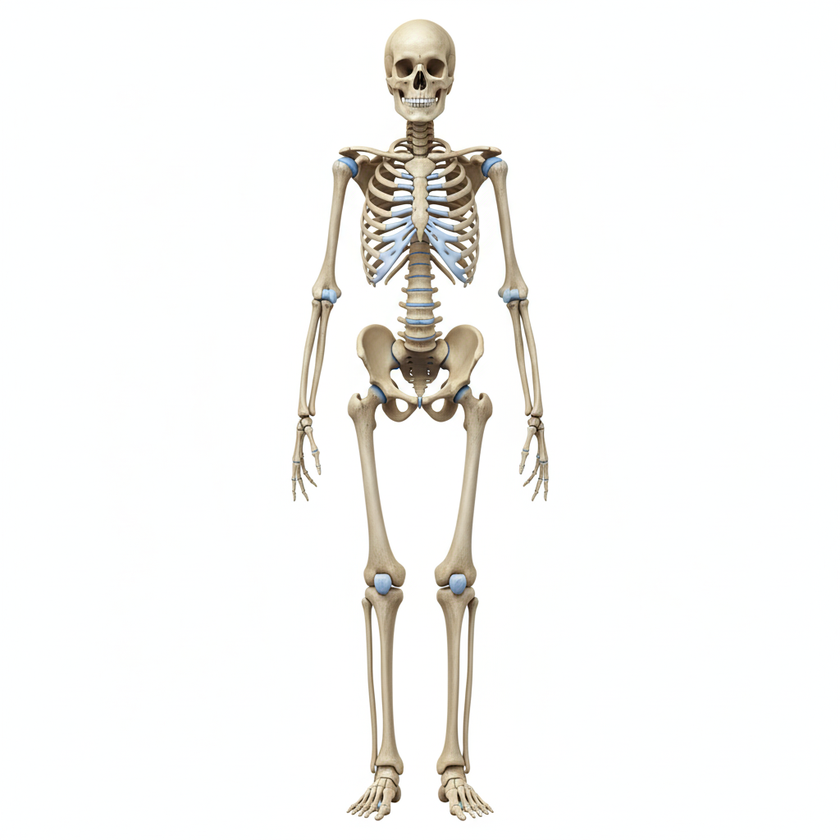
#> input picture assets/png/body_chart_skeleton_front.png, 840 x 840 px, shrunk from 1024 x 1024 before the run, found by its file name
$ python make_transparent.py
#> lines starting #> are read from the running program, lines starting #| are printed output that depends on the picture
from PIL import Image
import os
import math

def color_distance(c1, c2):
    return math.sqrt(sum((a - b) ** 2 for a, b in zip(c1, c2)))

def flood_fill_transparency(image_path, tolerance=40):
#> called with tolerance = 30
    try:
        if not os.path.exists(image_path):
            print(f"Skipping: {image_path} (not found)")
            return

        print(f"Processing (Flood Fill): {image_path}")
        img = Image.open(image_path).convert("RGBA")
#> img is the input picture: PIL image 840x840 RGBA; mean R, G, B, A 246.6, 246.1, 244.2, 255
        width, height = img.size
#> width = 840; height = 840
        pixels = img.load()

        # Start from all 4 corners
        seeds = [
            (0, 0),
            (width - 1, 0),
            (0, height - 1),
            (width - 1, height - 1)
        ]
#> seeds = [(0, 0), (839, 0), (0, 839), (839, 839)]

        visited = set()
        stack = []

        # Identify background colors from corners
        for x, y in seeds:
            bg_color = pixels[x, y]
            # If corner is already transparent, skip
            if bg_color[3] == 0:
                continue
            stack.append((x, y))
            visited.add((x, y))
#> this loop made 4 passes
#> bg_color on passes 1 to 4: (253, 254, 253, 255), (254, 254, 254, 255), (254, 254, 254, 255), (255, 255, 254, 255)
#> after the loop, stack = [(0, 0), (839, 0), (0, 839), (839, 839)]; visited = 4 items

        # BFS Flood Fill
        while stack:
            cx, cy = stack.pop()
            current_color = pixels[cx, cy]

            # Make transparent
            pixels[cx, cy] = (255, 255, 255, 0)

            # Check neighbors
            for dx, dy in [(-1, 0), (1, 0), (0, -1), (0, 1)]:
                nx, ny = cx + dx, cy + dy

                if 0 <= nx < width and 0 <= ny < height:
                    if (nx, ny) not in visited:
                        neighbor_color = pixels[nx, ny]
                        # If transparent, skip
                        if neighbor_color[3] == 0:
                            visited.add((nx, ny))
                            continue

                        # Compare with current pixel (or original background? Using neighbor for gradient following)
                        # Better: compare with corner color?
                        # Actually for textured paper, neighbor comparison is risky (drift).
                        # Let's check distance to the *original pixel at this seed*?
                        # But we popped the seed.
                        # Simple approach: Check distance to (255,255,255) OR distance to neighbor < small?
                        # Let's stick to: "Is this pixel 'background-like'?"
                        # Since we analyzed the corners and they are greyish/white, let's assume anything
                        # brighter than (50,50,50) could be background if connected? No, that kills the image.

                        # Use neighbor similarity (gradient following)
                        dist = color_distance(current_color[:3], neighbor_color[:3])
                        if dist < tolerance:
                             stack.append((nx, ny))
                             visited.add((nx, ny))
#> this loop made 681782 passes
#> (cy, current_color) on passes 1 to 3: (839, (255, 255, 254, 255)), (838, (254, 255, 255, 255)), (837, (254, 254, 254, 255))
#> after the loop, stack = []; visited = 681782 items

        img.save(image_path, "PNG")
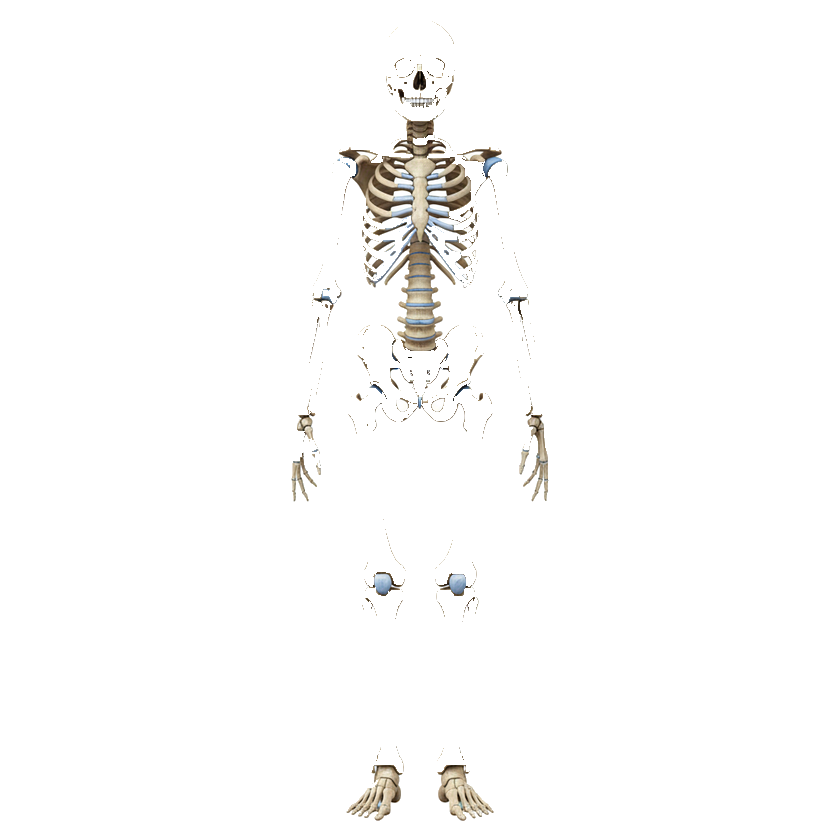
#> saved as body_chart_skeleton_front.png: PIL image 840x840 RGBA; mean R, G, B, A 251.8, 251.5, 251, 8.6; transparent parts drawn white
        print(f"Saved transparent (Flood Fill): {image_path}")

    except Exception as e:
        print(f"Error processing {image_path}: {e}")

if __name__ == "__main__":
    target_files = [
        "assets/png/body_chart_skeleton_front.png",
        "assets/png/body_chart_skeleton_back.png",
        "assets/png/body_chart_skeleton_lateral.png",
        "assets/png/body_chart_muscles_front.png",
        "assets/png/body_chart_muscles_back.png",
        "assets/png/body_chart_muscles_lateral.png",
        "assets/png/body_chart_lateral.png",
        "assets/png/body_chart_teeth_front.png",
        "assets/png/body_chart_head_front.png"
    ]

    base_dir = os.getcwd()
    print(f"Working directory: {base_dir}")

    for rel_path in target_files:
        full_path = os.path.join(base_dir, rel_path)
        flood_fill_transparency(full_path, tolerance=30)
#> pass 2 of the loop `for rel_path in target_files:`:
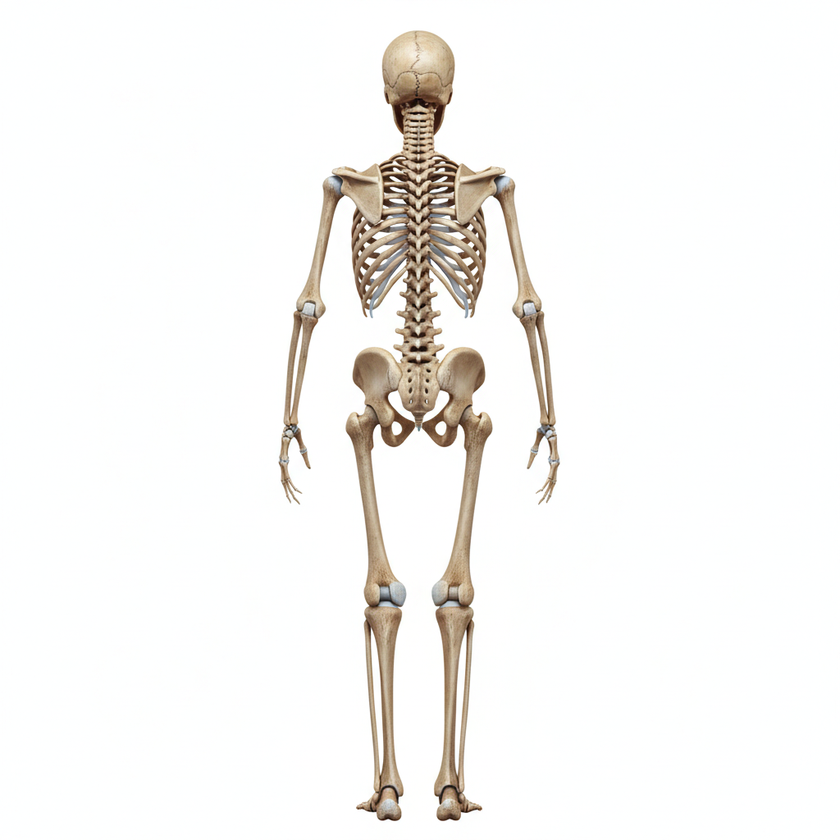
#> input picture assets/png/body_chart_skeleton_back.png, 840 x 840 px, shrunk from 1024 x 1024 before the run, found by its file name
#> in flood_fill_transparency, img is the input picture: PIL image 840x840 RGBA; mean R, G, B, A 246, 244.7, 242.6, 255
#> the loop in flood_fill_transparency (call 2), `for x, y in seeds:` made 4 passes
#> bg_color on passes 1 to 4: (254, 254, 255, 255), (255, 255, 254, 255), (253, 254, 254, 255), (255, 255, 253, 255)
#> after the loop in flood_fill_transparency (call 2), `for x, y in seeds:`: stack = [(0, 0), (839, 0), (0, 839), (839, 839)]; visited = 4 items
#> the loop in flood_fill_transparency (call 2), `while stack:` made 678814 passes
#> (cy, current_color) on passes 1 to 3: (839, (255, 255, 253, 255)), (838, (255, 255, 255, 255)), (837, (255, 254, 254, 255))
#> after the loop in flood_fill_transparency (call 2), `while stack:`: stack = []; visited = 678814 items
#> in flood_fill_transparency (call 2), `img.save(image_path, "PNG")`:
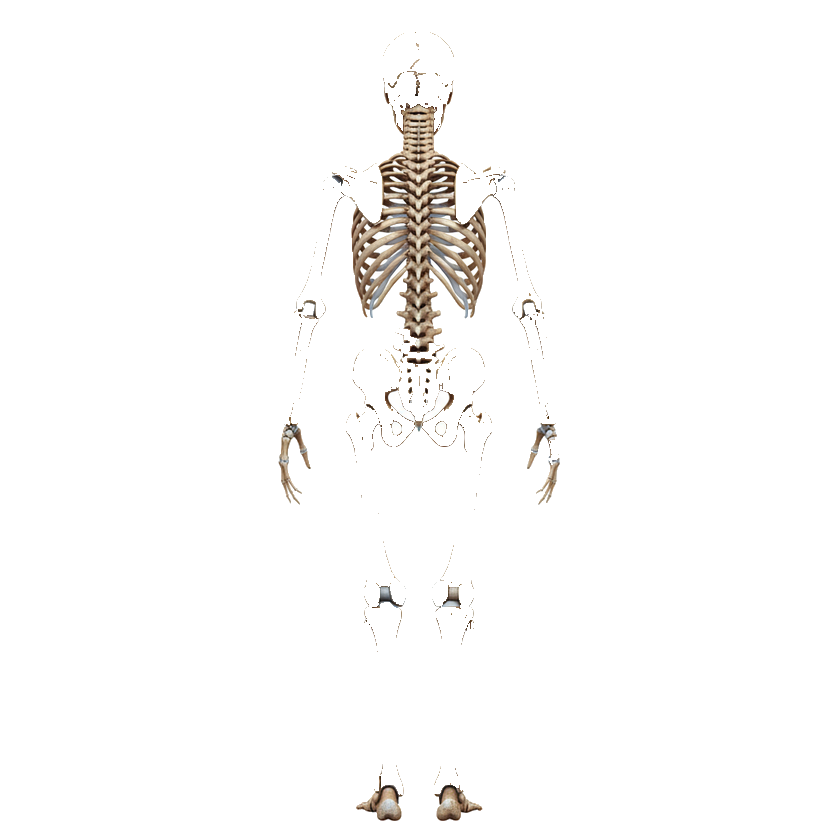
#> saved as body_chart_skeleton_back.png: PIL image 840x840 RGBA; mean R, G, B, A 251.4, 250.8, 250.1, 9.7; transparent parts drawn white
#> pass 3 of the loop `for rel_path in target_files:`:
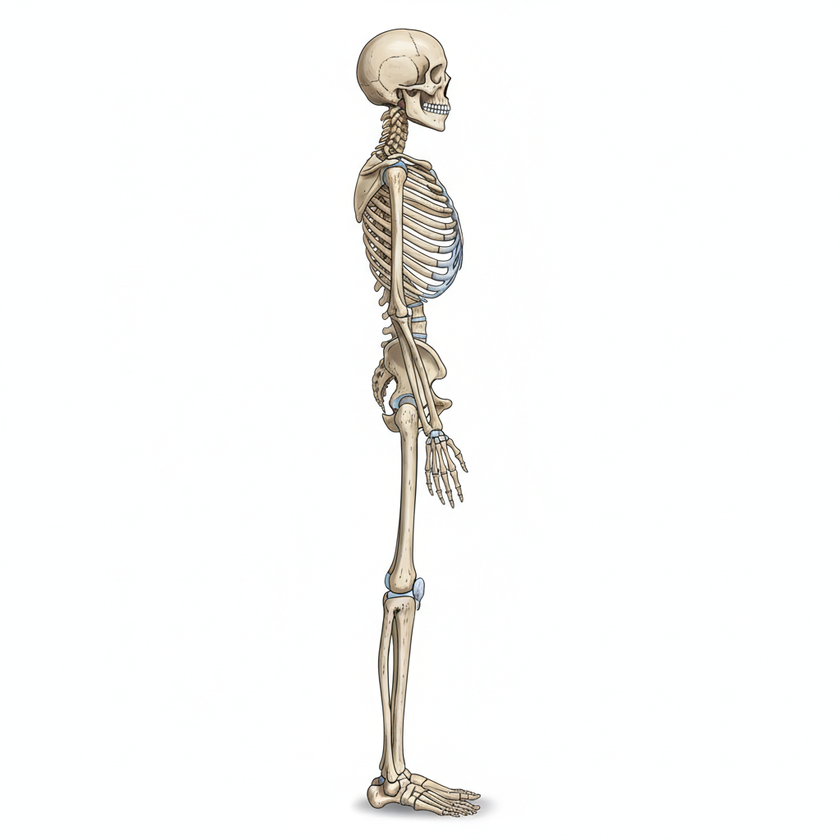
#> input picture assets/png/body_chart_skeleton_lateral.png, 840 x 840 px, shrunk from 1024 x 1024 before the run, found by its file name
#> in flood_fill_transparency, img is the input picture: PIL image 840x840 RGBA; mean R, G, B, A 249, 249.1, 248, 255
#> the loop in flood_fill_transparency (call 3), `for x, y in seeds:` made 4 passes
#> bg_color on passes 1 to 4: (253, 253, 253, 255), (254, 255, 255, 255), (255, 255, 253, 255), (255, 255, 254, 255)
#> after the loop in flood_fill_transparency (call 3), `for x, y in seeds:`: stack = [(0, 0), (839, 0), (0, 839), (839, 839)]; visited = 4 items
#> the loop in flood_fill_transparency (call 3), `while stack:` made 670968 passes
#> (cy, current_color) on passes 1 to 3: (839, (255, 255, 254, 255)), (838, (253, 255, 255, 255)), (837, (254, 255, 254, 255))
#> after the loop in flood_fill_transparency (call 3), `while stack:`: stack = []; visited = 670968 items
#> in flood_fill_transparency (call 3), `img.save(image_path, "PNG")`:
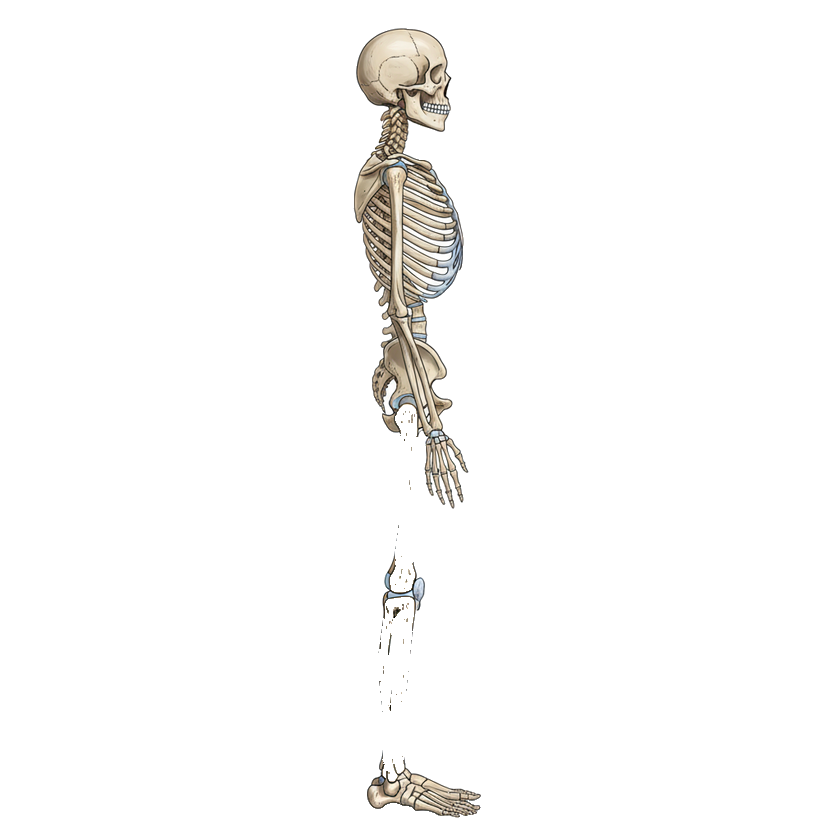
#> saved as body_chart_skeleton_lateral.png: PIL image 840x840 RGBA; mean R, G, B, A 250.8, 250.3, 249.5, 12.5; transparent parts drawn white
#> the loop made 9 passes; the first 3 are shown
